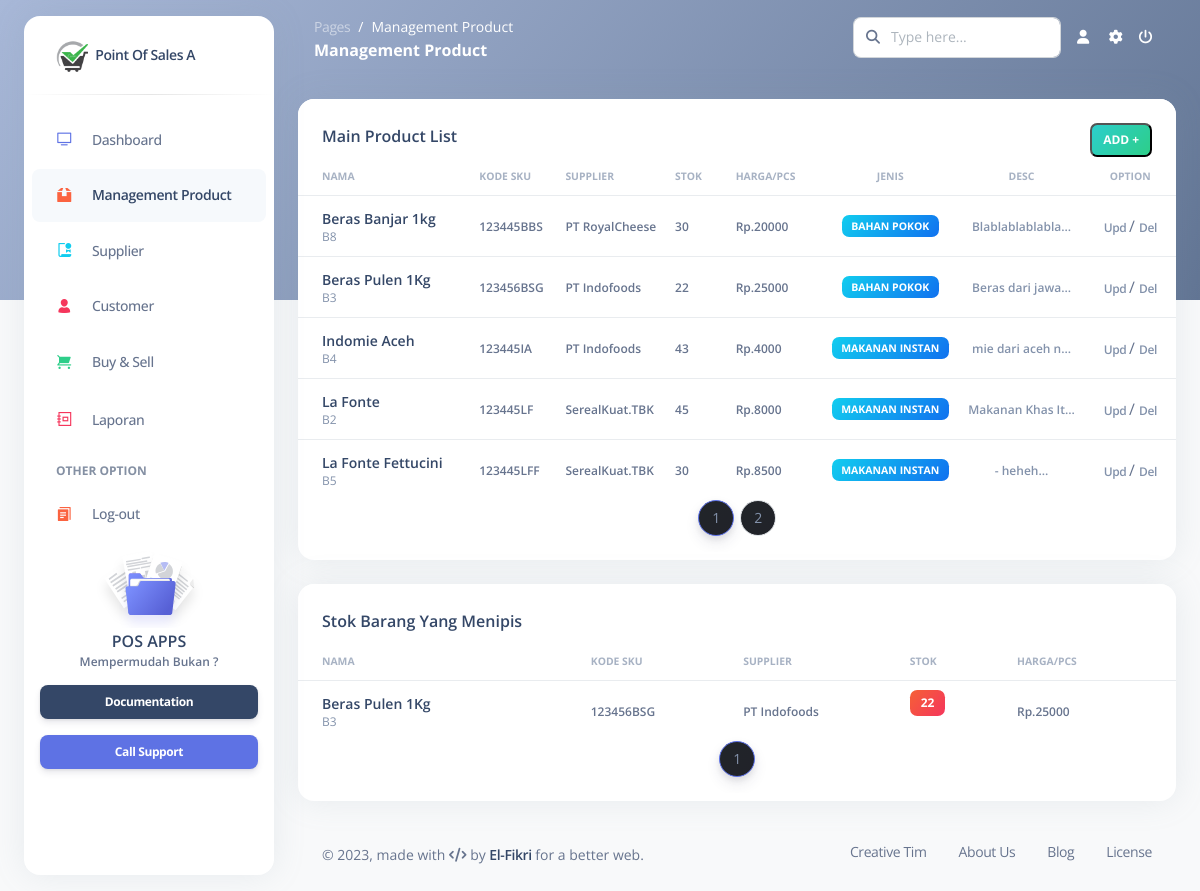
The page /pages/Mproduct.php on the database its author committed.
### tables this page shows
CREATE TABLE `product` (
  `id_barang` int(11) NOT NULL,
  `kd_barang` char(25) NOT NULL,
  `nama_brg` varchar(50) NOT NULL,
  `supplier` varchar(25) NOT NULL,
  `kode_SKU` varchar(25) NOT NULL,
  `stok` int(11) NOT NULL,
  `harga` bigint(20) NOT NULL,
  `jenis` varchar(25) NOT NULL,
  `desk` text NOT NULL
);

### pages/Mproduct.php (the view, shortened to what this page needs)
<!DOCTYPE html>
<?php
include("../system/koneksi.php")
?>
<html lang="en">
<head>
  <?php include("header.php"); ?>
</head>
<body class="g-sidenav-show   bg-gray-100">
  <?php include("sidebar.php"); ?>
  <main class="main-content position-relative border-radius-lg ">
    <nav class="navbar navbar-main navbar-expand-lg px-0 mx-4 shadow-none border-radius-xl " id="navbarBlur" data-scroll="false">
      <div class="container-fluid py-1 px-3">
        <nav aria-label="breadcrumb">
          <ol class="breadcrumb bg-transparent mb-0 pb-0 pt-1 px-0 me-sm-6 me-5">
            <li class="breadcrumb-item text-sm"><a class="opacity-5 text-white" href="javascript:;">Pages</a></li>
            <li class="breadcrumb-item text-sm text-white active" aria-current="page">Management Product</li>
          </ol>
          <h6 class="font-weight-bolder text-white mb-0">Management Product</h6>
        </nav>
        <?php include("navbar.php"); ?>
      </div>
    </nav>
    <div class="container-fluid py-4">
      <div class="row">
        <div class="col-12">
          <div class="card mb-4">
            <div class="card-header pb-0 d-flex justify-content-between">
              <h6>Main Product List</h6>
              <button class="badge badge-sm bg-gradient-success" id="tambah_data" data-toggle="modal" data-target="#ModalAdd">Add +</button>
            </div>
            <div class="card-body px-0 pt-0 pb-2">
              <div class="table-responsive p-0">
                <table class="table align-items-center mb-0">
                  <thead>
                    <tr>
                      <th class="text-uppercase text-secondary text-xxs font-weight-bolder opacity-7">Nama</th>
                      <th class="text-uppercase text-secondary text-xxs font-weight-bolder opacity-7 ps-2">Kode SKU</th>
                      <th class="text-uppercase text-secondary text-xxs font-weight-bolder opacity-7 ps-2">Supplier</th>
                      <th class="text-uppercase text-secondary text-xxs font-weight-bolder opacity-7 ps-2">Stok</th>
                      <th class="text-uppercase text-secondary text-xxs font-weight-bolder opacity-7 ps-2">Harga/pcs</th>
                      <th class="text-center text-uppercase text-secondary text-xxs font-weight-bolder opacity-7">Jenis</th>
                      <th class="text-center text-uppercase text-secondary text-xxs font-weight-bolder opacity-7">Desc</th>
                      <th class="text-center text-uppercase text-secondary text-xxs font-weight-bolder opacity-7">Option</th>
                    </tr>
                  </thead>
                  <tbody>
                  <?php
                    $limit = 5;
                    $page = isset($_GET['page']) ? $_GET['page'] : 1;
                    $start = ($page - 1) * $limit;
                    $hasill =" SELECT * FROM product ORDER BY nama_brg ASC LIMIT $start, $limit";
                    $hasil = mysqli_query($mysqli, $hasill);
                    while ($r = mysqli_fetch_array($hasil)) {
                    ?>
                    <tr>
                      <td>
                        <div class="d-flex px-3 py-1">
                          <div class="d-flex flex-column justify-content-center">
                            <h6 class="mb-0 text-sm"><?php echo $r['nama_brg']; ?></h6>
                            <p class="text-xs text-secondary mb-0"><?php echo $r['kd_barang']; ?></p>
                          </div>
                        </div>
                      </td>
                      <td>
                        <p class="text-xs font-weight-bold mb-0"><?php echo $r['kode_SKU']; ?></p>
                      </td>
                      <td>
                        <p class="text-xs font-weight-bold mb-0"><?php echo $r['supplier']; ?></p>
                      </td>
                      <td>
                        <p class="text-xs font-weight-bold mb-0"><?php echo $r['stok']; ?></p>
                      </td>
                      <td>
                        <p class="text-xs font-weight-bold mb-0">Rp.<?php echo $r['harga']; ?></p>
                      </td>
                      <td class="align-middle text-center text-sm">
                        <span class="badge badge-sm bg-gradient-info"><?php echo $r['jenis']; ?></span>
                      </td>
                      <td class="align-middle text-center">
                        <span class="text-secondary text-xs font-weight-bold">
                        <?php
                              $deskripsi = $r['desk'];
                              $potonganDeskripsi = substr($deskripsi, 0, 15) . '...';
                              echo $potonganDeskripsi;
                              ?>
                        </span>
                      </td>
                      <td class="align-middle text-center">
                      <?php
                      echo "<a href='../system/Editbrg.php?id_brg=$r[kd_barang]' class='text-secondary font-weight-bold text-xs' data-toggle='tooltip' data-original-title='Edit user'>
                          Upd
                        </a>"?>
                         /
                         <?php
                      echo "<a onclick='return konfirmasi()' href='../system/Deletebrg.php?id_brg=$r[kd_barang]' class='text-secondary font-weight-bold text-xs' data-toggle='tooltip' data-original-title='Edit user'>
                          Del
                        </a>"?>
                      </td>
                    </tr>
                    <?php } ?>
                  </tbody>
                </table>
                <ul class="pagination justify-content-center" >
                    <?php
                    $result = mysqli_query($mysqli, "SELECT COUNT(*) AS total FROM product");
                    $row = mysqli_fetch_assoc($result);
                    $totalPages = ceil($row['total'] / $limit);
                    for ($i = 1; $i <= $totalPages; $i++) {
                      $active = ($i == $page) ? 'active' : '';
                      echo "<li class='page-item $active'><a class='bg-gradient-dark page-link' href='Mproduct.php?page=$i'>$i</a></li>";
                    }
                    ?>
                  </ul>
              </div>
            </div>
          </div>
        </div>
      </div>
      <?php include("subMproduct.php"); ?>
      <footer class="footer pt-3  ">
          <?php include("footer.php"); ?>
      </footer>
    </div>
  </main>
</body>
</html>

### pages/subMproduct.php
<div class="row">
        <div class="col-12">
          <div class="card mb-4">
            <div class="card-header pb-0">
              <h6>Stok Barang Yang Menipis</h6>
            </div>
            <div class="card-body px-0 pt-0 pb-2">
              <div class="table-responsive p-0">
              <table class="table align-items-center mb-0">
                  <thead>
                    <tr>
                      <th class="text-uppercase text-secondary text-xxs font-weight-bolder opacity-7">Nama</th>
                      <th class="text-uppercase text-secondary text-xxs font-weight-bolder opacity-7 ps-2">Kode SKU</th>
                      <th class="text-uppercase text-secondary text-xxs font-weight-bolder opacity-7 ps-2">Supplier</th>
                      <th class="text-uppercase text-secondary text-xxs font-weight-bolder opacity-7 ps-2">Stok</th>
                      <th class="text-uppercase text-secondary text-xxs font-weight-bolder opacity-7 ps-2">Harga/pcs</th>
                    </tr>
                  </thead>
                  <tbody>
                  <?php
                    $limits = 5;
                    $pages = isset($_GET['pages']) ? $_GET['pages'] : 1;
                    $start = ($pages - 1) * $limits;
                    $hasill ="SELECT * FROM product WHERE stok < 30 LIMIT $start, $limit";
                    $hasil = mysqli_query($mysqli, $hasill);
                    while ($r = mysqli_fetch_array($hasil)) {
                    ?>
                    <tr>
                      <td>
                        <div class="d-flex px-3 py-1">
                          <div class="d-flex flex-column justify-content-center">
                            <h6 class="mb-0 text-sm"><?php echo $r['nama_brg']; ?></h6>
                            <p class="text-xs text-secondary mb-0"><?php echo $r['kd_barang']; ?></p>
                          </div>
                        </div>
                      </td>
                      <td>
                        <p class="text-xs font-weight-bold mb-0"><?php echo $r['kode_SKU']; ?></p>
                      </td>
                      <td>
                        <p class="text-xs font-weight-bold mb-0"><?php echo $r['supplier']; ?></p>
                      </td>
                      <td>
                        <p class="badge badge-sm bg-gradient-danger"><?php echo $r['stok']; ?></p>
                      </td>
                      <td>
                        <p class="text-xs font-weight-bold mb-0">Rp.<?php echo $r['harga']; ?></p>
                      </td>
                    </tr>
                    <?php } ?>
                  </tbody>
                </table>
                <ul class="pagination justify-content-center" >
                    <?php
                    $result = mysqli_query($mysqli, "SELECT COUNT(*) AS totals FROM product WHERE stok < 30 LIMIT $start, $limit");
                    $row = mysqli_fetch_assoc($result);
                    $totalPagess = ceil($row['totals'] / $limits);
                      for ($i = 1; $i <= $totalPagess; $i++) {
                      $actives = ($i == $pages) ? 'active' : '';
                      echo "<li class='page-item $actives'><a class='bg-gradient-dark page-link' href='Mproduct.php?pages=$i'>$i</a></li>";
                    }
                    ?>
                  </ul>
              </div>
            </div>
          </div>
        </div>
      </div>

### rows shown on the page
product: nama_brg "Beras Banjar 1kg", kd_barang "B8", kode_SKU "123445BBS", supplier "PT RoyalCheese", stok "30", harga "20000", jenis "BAHAN POKOK", desk "Blablablablabla..."
product: nama_brg "Beras Pulen 1Kg", kd_barang "B3", kode_SKU "123456BSG", supplier "PT Indofoods", stok "22", harga "25000", jenis "BAHAN POKOK", desk "Beras dari jawa..."
product: nama_brg "Indomie Aceh", kd_barang "B4", kode_SKU "123445IA", supplier "PT Indofoods", stok "43", harga "4000", jenis "MAKANAN INSTAN", desk "mie dari aceh n..."
product: nama_brg "La Fonte", kd_barang "B2", kode_SKU "123445LF", supplier "SerealKuat.TBK", stok "45", harga "8000", jenis "MAKANAN INSTAN", desk "Makanan Khas It..."
product: nama_brg "La Fonte Fettucini", kd_barang "B5", kode_SKU "123445LFF", supplier "SerealKuat.TBK", stok "30", harga "8500", jenis "MAKANAN INSTAN", desk "- heheh..."
